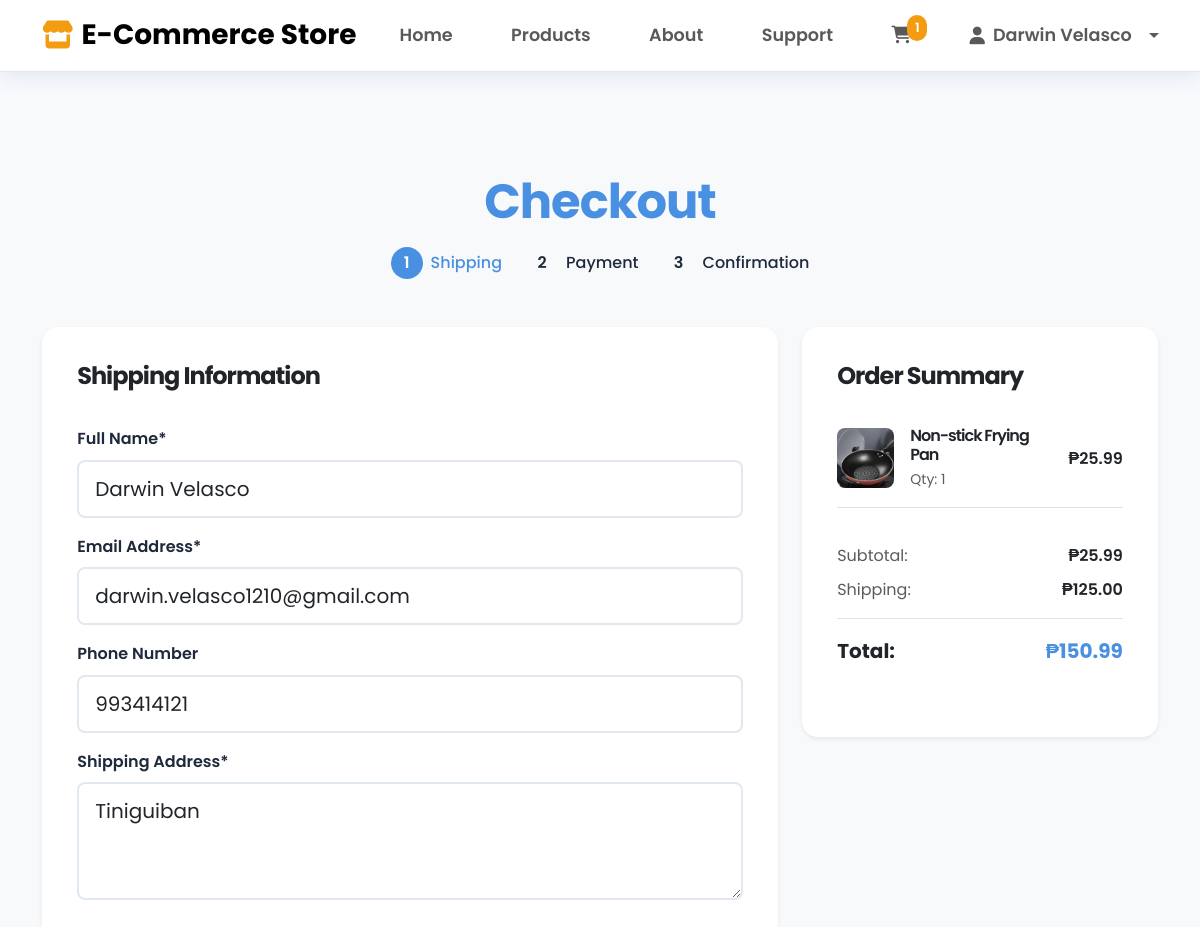
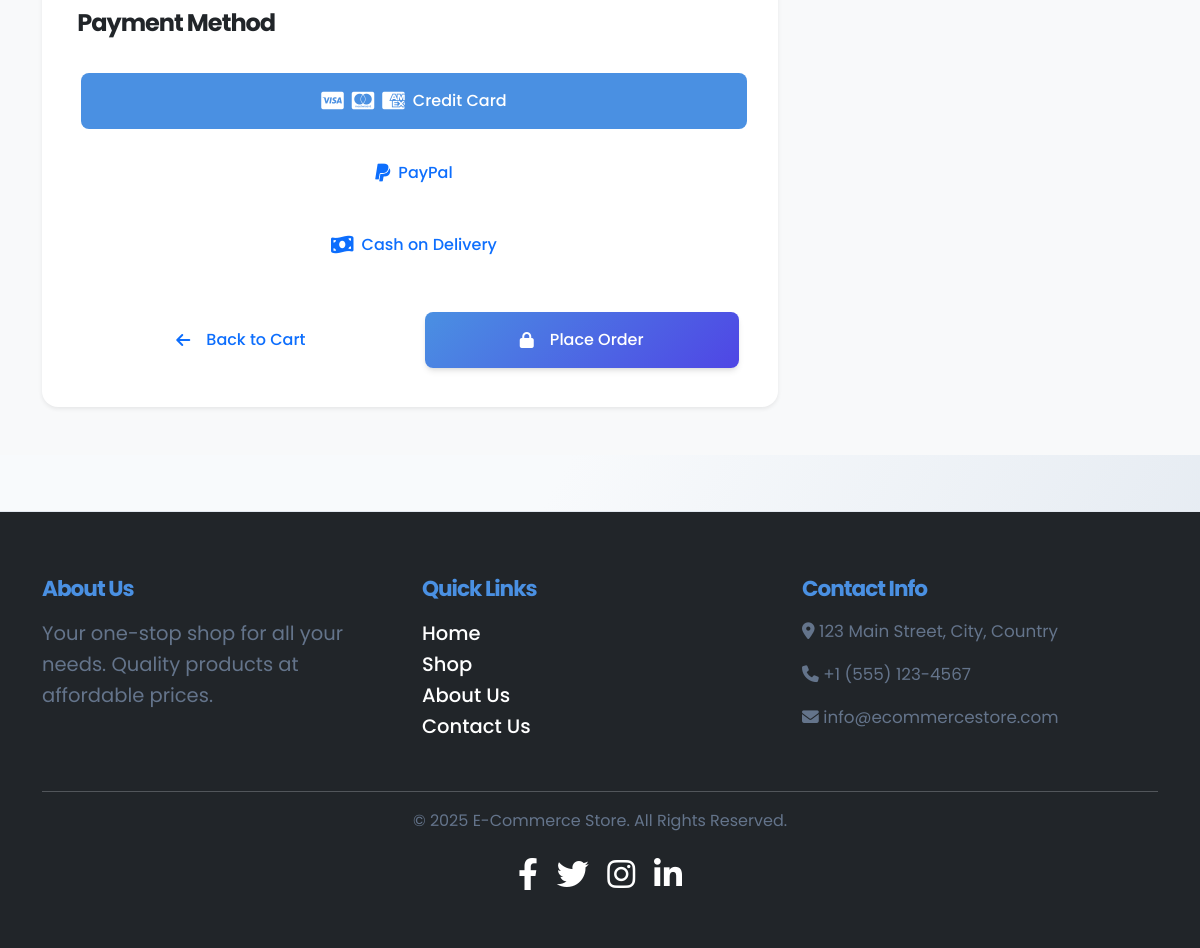
Page /webstore/checkout.php (signed in) on the committed database (2 pictures, top to bottom).
### tables this page shows
CREATE TABLE `users` (
  `user_id` int NOT NULL AUTO_INCREMENT,
  `role` enum('customer','admin') DEFAULT 'customer',
  `full_name` varchar(100) NOT NULL,
  `email` varchar(100) NOT NULL,
  `password` varchar(255) NOT NULL,
  `phone` varchar(20) DEFAULT NULL,
  `address` text,
  `created_at` timestamp NULL DEFAULT CURRENT_TIMESTAMP,
  PRIMARY KEY (`user_id`),
  UNIQUE KEY `email` (`email`)
);

CREATE TABLE `cart_items` (
  `cart_item_id` int NOT NULL AUTO_INCREMENT,
  `user_id` int DEFAULT NULL,
  `product_id` int DEFAULT NULL,
  `quantity` int NOT NULL DEFAULT '1',
  `added_at` timestamp NULL DEFAULT CURRENT_TIMESTAMP,
  PRIMARY KEY (`cart_item_id`),
  KEY `user_id` (`user_id`),
  KEY `product_id` (`product_id`),
  CONSTRAINT `cart_items_ibfk_1` FOREIGN KEY (`user_id`) REFERENCES `users` (`user_id`) ON DELETE CASCADE,
  CONSTRAINT `cart_items_ibfk_2` FOREIGN KEY (`product_id`) REFERENCES `products` (`product_id`) ON DELETE CASCADE
);

CREATE TABLE `products` (
  `product_id` int NOT NULL AUTO_INCREMENT,
  `category_id` int DEFAULT NULL,
  `name` varchar(150) NOT NULL,
  `description` text,
  `image` varchar(255) DEFAULT NULL,
  `price` decimal(10,2) NOT NULL,
  `stock` int NOT NULL DEFAULT '0',
  `created_at` timestamp NULL DEFAULT CURRENT_TIMESTAMP,
  PRIMARY KEY (`product_id`),
  KEY `category_id` (`category_id`),
  CONSTRAINT `products_ibfk_1` FOREIGN KEY (`category_id`) REFERENCES `categories` (`category_id`) ON DELETE SET NULL
);

### webstore/includes/functions.php (called while the page is built, shortened)
<?php
function getDBConnection() {
    global $conn;
    return $conn;
}
function getUserById($userId) {
    $conn = getDBConnection();
    $stmt = $conn->prepare("SELECT * FROM users WHERE user_id = ?");
    $stmt->bind_param("i", $userId);
    $stmt->execute();
    return $stmt->get_result()->fetch_assoc();
}
function getCartItems($userId) {
    $conn = getDBConnection();
    $stmt = $conn->prepare("SELECT ci.*, p.name, p.price, p.image, p.stock
                           FROM cart_items ci
                           JOIN products p ON ci.product_id = p.product_id
                           WHERE ci.user_id = ?");
    $stmt->bind_param("i", $userId);
    $stmt->execute();
    return $stmt->get_result()->fetch_all(MYSQLI_ASSOC);
}
function calculateCartSubtotal($userId) {
    $conn = getDBConnection();
    $stmt = $conn->prepare("SELECT SUM(ci.quantity * p.price) AS subtotal
                           FROM cart_items ci
                           JOIN products p ON ci.product_id = p.product_id
                           WHERE ci.user_id = ?");
    $stmt->bind_param("i", $userId);
    $stmt->execute();
    $result = $stmt->get_result()->fetch_assoc();
    return $result['subtotal'] ?? 0;
}
function getProductImageUrl($product) {
    if (!empty($product['image'])) {
        $imagePath = $product['image'];
        if (file_exists(__DIR__ . '/../' . $imagePath)) {
            return $imagePath;
        }
    }
    return 'uploads/products/default-product.jpg';
}
?>

### webstore/checkout.php (the view, shortened to what this page needs)
<?php
require_once 'includes/functions.php';
$userId = $_SESSION['user_id'];
$user = getUserById($userId);
$cartItems = getCartItems($userId);
$subtotal = calculateCartSubtotal($userId);
$shipping = 125.00;
$total = $subtotal + $shipping;
include 'includes/header.php';
?>
<section class="checkout-section py-5">
    <div class="container">
        <div class="checkout-header text-center mb-5">
            <h1 class="display-5 fw-bold mb-3">Checkout</h1>
            <div class="checkout-steps d-flex justify-content-center gap-4">
                <div class="step active d-flex align-items-center gap-2">
                    <span class="step-number">1</span>
                    <span class="step-text">Shipping</span>
                </div>
                <div class="step d-flex align-items-center gap-2">
                    <span class="step-number">2</span>
                    <span class="step-text">Payment</span>
                </div>
                <div class="step d-flex align-items-center gap-2">
                    <span class="step-number">3</span>
                    <span class="step-text">Confirmation</span>
                </div>
            </div>
        </div>
        <div class="row g-4">
            <div class="col-lg-8">
                <div class="card shadow-sm rounded-4 border-0">
                    <div class="card-body p-4">
                        <form method="post" action="checkout.php">
                            <div class="form-section mb-4">
                                <h2 class="h4 fw-bold mb-4">Shipping Information</h2>
                                <div class="form-group mb-3">
                                    <label for="full_name" class="form-label fw-semibold">Full Name*</label>
                                    <input type="text" name="full_name" id="full_name" class="form-control form-control-lg rounded-3"
                                           value="<?= isset($_POST['full_name']) ? htmlspecialchars($_POST['full_name']) : htmlspecialchars($user['full_name']) ?>" required>
                                </div>
                                <div class="form-group mb-3">
                                    <label for="email" class="form-label fw-semibold">Email Address*</label>
                                    <input type="email" name="email" id="email" class="form-control form-control-lg rounded-3"
                                           value="<?= isset($_POST['email']) ? htmlspecialchars($_POST['email']) : htmlspecialchars($user['email']) ?>" required>
                                </div>
                                <div class="form-group mb-3">
                                    <label for="phone" class="form-label fw-semibold">Phone Number</label>
                                    <input type="tel" name="phone" id="phone" class="form-control form-control-lg rounded-3"
                                           value="<?= isset($_POST['phone']) ? htmlspecialchars($_POST['phone']) : htmlspecialchars($user['phone']) ?>">
                                </div>
                                <div class="form-group mb-3">
                                    <label for="address" class="form-label fw-semibold">Shipping Address*</label>
                                    <textarea name="address" id="address" rows="3" class="form-control form-control-lg rounded-3" required><?= isset($_POST['address']) ? htmlspecialchars($_POST['address']) : htmlspecialchars($user['address']) ?></textarea>
                                </div>
                            </div>
                            <div class="form-section">
                                <h2 class="h4 fw-bold mb-4">Payment Method</h2>
                                <div class="payment-methods">
                                    <div class="payment-method mb-3">
                                        <label class="btn btn-outline-primary w-100 py-3 rounded-3 d-flex align-items-center justify-content-center gap-2" for="credit_card">
                                            <i class="fab fa-cc-visa fa-lg"></i>
                                            <i class="fab fa-cc-mastercard fa-lg"></i>
                                            <i class="fab fa-cc-amex fa-lg"></i>
                                            <span>Credit Card</span>
                                        </label>
                                    </div>
                                    <div class="payment-method mb-3">
                                        <label class="btn btn-outline-primary w-100 py-3 rounded-3 d-flex align-items-center justify-content-center gap-2" for="paypal">
                                            <i class="fab fa-paypal fa-lg"></i>
                                            <span>PayPal</span>
                                        </label>
                                    </div>
                                    <div class="payment-method mb-3">
                                        <label class="btn btn-outline-primary w-100 py-3 rounded-3 d-flex align-items-center justify-content-center gap-2" for="cod">
                                            <i class="fas fa-money-bill-wave fa-lg"></i>
                                            <span>Cash on Delivery</span>
                                        </label>
                                    </div>
                                </div>
                            </div>
                            <div class="form-actions mt-4 d-flex gap-3">
                                <a href="cart.php" class="btn btn-outline-primary flex-grow-1 py-3 rounded-3">
                                    <i class="fas fa-arrow-left me-2"></i>Back to Cart
                                </a>
                                <button type="submit" class="btn btn-primary flex-grow-1 py-3 rounded-3">
                                    <i class="fas fa-lock me-2"></i>Place Order
                                </button>
                            </div>
                        </form>
                    </div>
                </div>
            </div>
            <div class="col-lg-4">
                <div class="card shadow-sm rounded-4 border-0 sticky-top" style="top: 2rem;">
                    <div class="card-body p-4">
                        <h2 class="h4 fw-bold mb-4">Order Summary</h2>
                        <div class="order-items mb-4">
                            <?php foreach ($cartItems as $item): ?>
                                <div class="order-item d-flex align-items-center gap-3 mb-3 pb-3 border-bottom">
                                    <div class="item-image" style="width: 60px; height: 60px;">
                                        <img src="<?= htmlspecialchars(getProductImageUrl($item)) ?>" alt="<?= htmlspecialchars($item['name']) ?>"
                                             class="w-100 h-100 object-fit-cover rounded-3">
                                    </div>
                                    <div class="item-details flex-grow-1">
                                        <h3 class="h6 fw-semibold mb-1"><?= htmlspecialchars($item['name']) ?></h3>
                                        <p class="text-muted small mb-0">Qty: <?= $item['quantity'] ?></p>
                                    </div>
                                    <div class="item-price fw-semibold">
                                        ₱<?= number_format($item['price'] * $item['quantity'], 2) ?>
                                    </div>
                                </div>
                            <?php endforeach; ?>
                        </div>
                        <div class="order-totals">
                            <div class="total-row d-flex justify-content-between mb-2">
                                <span class="text-muted">Subtotal:</span>
                                <span class="fw-semibold">₱<?= number_format($subtotal, 2) ?></span>
                            </div>
                            <div class="total-row d-flex justify-content-between mb-3">
                                <span class="text-muted">Shipping:</span>
                                <span class="fw-semibold">₱<?= number_format($shipping, 2) ?></span>
                            </div>
                            <div class="total-row d-flex justify-content-between mb-4 pt-3 border-top">
                                <span class="fw-bold fs-5">Total:</span>
                                <span class="fw-bold fs-5 text-primary">₱<?= number_format($total, 2) ?></span>
                            </div>
                        </div>
                    </div>
                </div>
            </div>
        </div>
    </div>
</section>
<?php include 'includes/footer.php'; ?>

### webstore/css/styles.css (style rules this page uses)
:root { --primary-color: #6366f1; --primary-dark: #4f46e5; --primary-light: #818cf8; --secondary-color: #64748b; --accent-color: #f59e0b; --text-color: #1e293b; --text-light: #64748b; --light-bg: #f8fafc; --border-color: #e2e8f0; --success-color: #10b981; --danger-color: #ef4444; --warning-color: #f59e0b; --info-color: #3b82f6; --shadow-sm: 0 1px 2px 0 rgb(0 0 0 / 0.05); --shadow: 0 4px 6px -1px rgb(0 0 0 / 0.1), 0 2px 4px -2px rgb(0 0 0 / 0.1); --shadow-md: 0 10px 15px -3px rgb(0 0 0 / 0.1), 0 4px 6px -4px rgb(0 0 0 / 0.1); --shadow-lg: 0 20px 25px -5px rgb(0 0 0 / 0.1), 0 8px 10px -6px rgb(0 0 0 / 0.1); --transition-fast: 150ms cubic-bezier(0.4, 0, 0.2, 1); --transition-normal: 300ms cubic-bezier(0.4, 0, 0.2, 1); --transition-slow: 500ms cubic-bezier(0.4, 0, 0.2, 1); }
body { font-family: 'Poppins', sans-serif; color: var(--text-color); background: linear-gradient(120deg, #f8fafc 60%, #e0e7ef 100%); min-height: 100vh; line-height: 1.6; -webkit-font-smoothing: antialiased; -moz-osx-font-smoothing: grayscale; padding-top: 90px; }
h1, h2, h3, h4, h5, h6 { font-family: 'Poppins', sans-serif; font-weight: 900; color: var(--primary-color); letter-spacing: -1px; margin-bottom: 1.3rem; }
h1 { font-size: 2.5rem; }
h2 { font-size: 2rem; }
h3 { font-size: 1.75rem; }
p { margin-bottom: 1rem; color: var(--text-light); }
.btn { display: inline-flex; align-items: center; justify-content: center; gap: 0.5rem; padding: 0.75rem 1.5rem; border-radius: 0.75rem; font-weight: 500; text-align: center; text-decoration: none; cursor: pointer; transition: var(--transition-normal); border: none; margin: 0.25rem; position: relative; overflow: hidden; }
.btn::after { content: ''; position: absolute; width: 100%; height: 100%; top: 0; left: 0; background: linear-gradient(rgba(255,255,255,0.1), rgba(255,255,255,0)); opacity: 0; transition: var(--transition-normal); }
.btn-primary { background: linear-gradient(135deg, var(--primary-color), var(--primary-dark)); color: white; box-shadow: var(--shadow); }
.form-control { border-radius: 0.75rem; border: 2px solid var(--border-color); padding: 0.75rem 1rem; transition: var(--transition-normal); background-color: white; }
.form-label { font-weight: 500; margin-bottom: 0.5rem; color: var(--text-color); }
.card { border: none; border-radius: 1rem; box-shadow: var(--shadow); transition: var(--transition-normal); background: white; overflow: hidden; }
.text-primary { color: var(--primary-color) !important; }
section { margin-bottom: 3.5rem; }
.text-center { text-align: center !important; }
.mt-4 { margin-top: 2.2rem !important; }
.mb-4 { margin-bottom: 2.2rem !important; }
.p-4 { padding: 2.2rem !important; }
.btn { transition: all 0.3s ease; }
.card { transition: all 0.3s ease; }
:root { --primary-color: #4a90e2; --accent-color: #f39c12; --light-bg: #f8f9fa; }
.card { border: none; border-radius: 1rem; box-shadow: 0 2px 10px rgba(0,0,0,0.05); transition: transform 0.2s ease, box-shadow 0.2s ease; }
.card-body { padding: 1.5rem; }

### webstore/checkout.php (style rules this page uses)
.checkout-section { background-color: var(--light-bg); }
.step { color: var(--text-muted); font-weight: 500; }
.step.active { color: var(--primary-color); }
.step-number { width: 32px; height: 32px; border-radius: 50%; background-color: var(--light-bg); display: flex; align-items: center; justify-content: center; font-weight: 600; }
.step.active .step-number { background-color: var(--primary-color); color: white; }
.btn-check:checked + .btn-outline-primary { background-color: var(--primary-color); border-color: var(--primary-color); color: white; }

### rows in the picture
users: full_name "Darwin Velasco", email "darwin.velasco1210@gmail.com", phone "993414121", address "Tiniguiban"
cart_items: product.image (picture), product.name "Non-stick Frying Pan", quantity "1", $item['price']*$item['quantity'] "25.99"

### other values in the picture
SITE_NAME "E-Commerce Store"
$cartCount "1"
$_SESSION['full_name'] "Darwin Velasco"
$subtotal "25.99"
$shipping "125.00"
$total "150.99"
